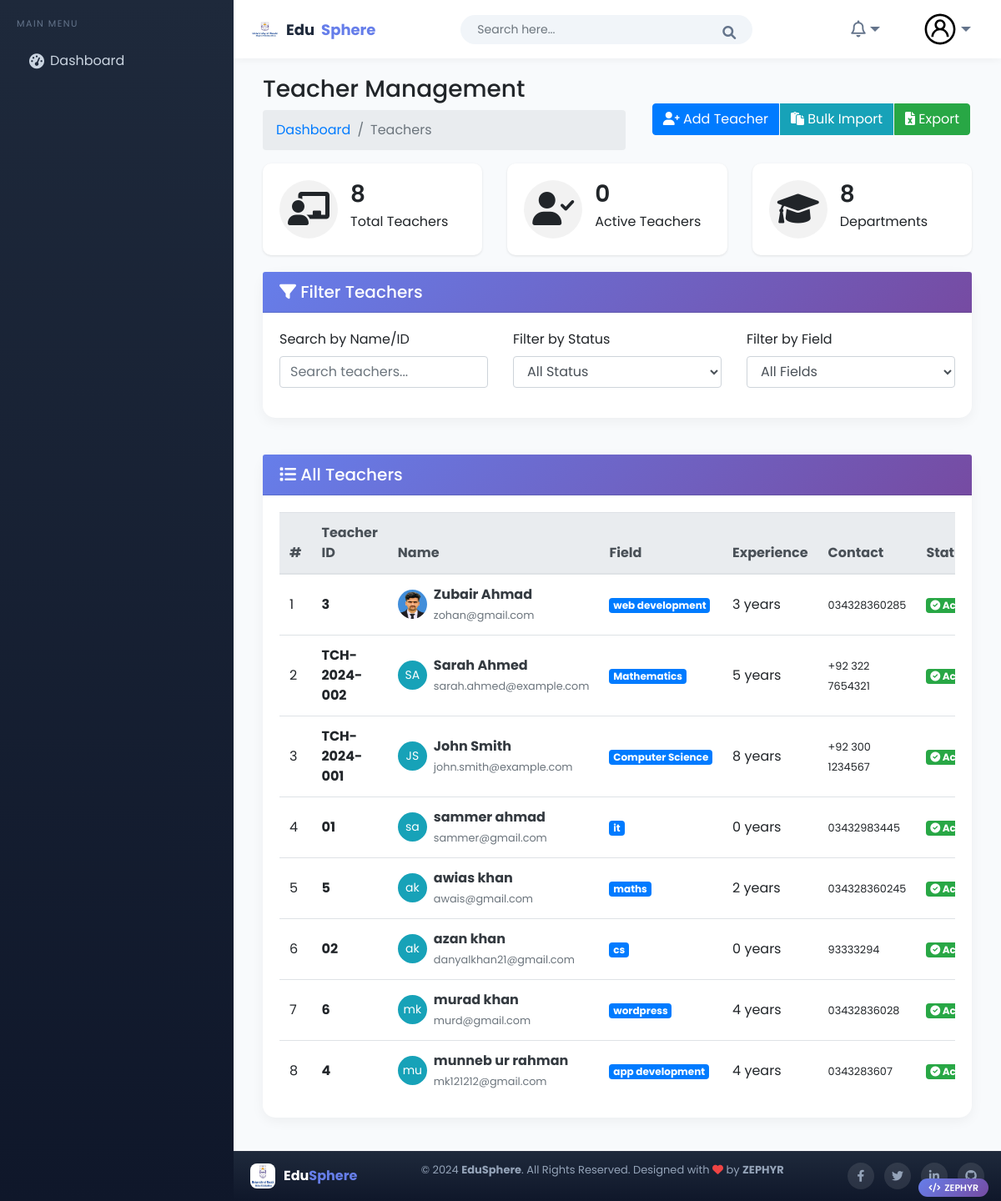
The page /teachers on the database its author committed.
### teachers/models.py (models this page shows, shortened)
class Teacher(models.Model):  #
    user = models.OneToOneField(CustomUser, on_delete=models.CASCADE, related_name="teacher", null=True, blank=True)
    first_name = models.CharField(max_length=100)
    last_name = models.CharField(max_length=100)
    father_name = models.CharField(max_length=100)
    teacher_id = models.CharField(max_length=20, unique=True)
    gender = models.CharField(max_length=10, choices=[('Male','Male'),('Female','Female'),('Others','Others')], blank=True, null=True)
    date_of_birth = models.DateField(null=True, blank=True)
    salary = models.DecimalField(max_digits=10, decimal_places=2,blank=True,null=True)
    religion = models.CharField(max_length=50, blank=True)
    joining_date = models.DateField(null=True, blank=True)
    mobile_number = models.CharField(max_length=15)
    email = models.EmailField(max_length=100)
    field = models.CharField(max_length=50, verbose_name="Specialization")
    experience = models.PositiveIntegerField(blank=True,null=True)
    teacher_image = models.ImageField(upload_to='teachers/', blank=True)
    slug = models.SlugField(max_length=255, unique=True, blank=True)
    is_active = models.BooleanField(default=True)
    role = models.CharField(max_length=50, blank=True, default="Teacher")
    class Meta:
        ordering = ['first_name', 'last_name']
        verbose_name = "Teacher"
        verbose_name_plural = "Teachers"

### teachers/views.py (the view)
# urls.py: path("", views.teacher_list, name="teacher_list"),
def teacher_list(request):
    teachers = Teacher.objects.all().order_by('last_name', 'first_name')
    total_teachers = teachers.count()
    context = {
        "teachers": teachers,
        "total_teachers": total_teachers,
    }
    return render(request, "teacher/teachers.html", context)

### home_auth/context_processors.py (called while the page is built, shortened)
def user_role_context(request):
    return {'user_role': None}

### templates/teacher/teachers.html (shortened to what this page needs)
{% extends 'Home/base.html' %}
{% load static %}
{% block body %}
<div class="page-wrapper">
    <div class="content container-fluid">
        <div class="page-header">
            <div class="row align-items-center">
                <div class="col">
                    <h3 class="page-title">Teacher Management</h3>
                    <ul class="breadcrumb">
                        <li class="breadcrumb-item"><a href="{% url 'index' %}">Dashboard</a></li>
                        <li class="breadcrumb-item active">Teachers</li>
                    </ul>
                </div>
                <div class="col-auto">
                    <div class="btn-group">
                        <a href="{% url 'add_teacher' %}" class="btn btn-primary">
                            <i class="fas fa-user-plus"></i> Add Teacher
                        </a>
                        <a href="{% url 'bulk_paste_teachers' %}" class="btn btn-info">
                            <i class="fas fa-paste"></i> Bulk Import
                        </a>
                        <a href="{% url 'export_teachers_excel' %}" class="btn btn-success">
                            <i class="fas fa-file-excel"></i> Export
                        </a>
                    </div>
                </div>
            </div>
        </div>
        <div class="row">
            <div class="col-md-4">
                <div class="card dash-widget">
                    <div class="card-body">
                        <span class="dash-widget-icon"><i class="fas fa-chalkboard-teacher"></i></span>
                        <div class="dash-widget-info">
                            <h3>{{ total_teachers|default:teachers.count }}</h3>
                            <span>Total Teachers</span>
                        </div>
                    </div>
                </div>
            </div>
            <div class="col-md-4">
                <div class="card dash-widget">
                    <div class="card-body">
                        <span class="dash-widget-icon"><i class="fas fa-user-check"></i></span>
                        <div class="dash-widget-info">
                            <h3>{{ active_teachers|default:0 }}</h3>
                            <span>Active Teachers</span>
                        </div>
                    </div>
                </div>
            </div>
            <div class="col-md-4">
                <div class="card dash-widget">
                    <div class="card-body">
                        <span class="dash-widget-icon"><i class="fas fa-graduation-cap"></i></span>
                        <div class="dash-widget-info">
                            <h3>{{ teachers|length }}</h3>
                            <span>Departments</span>
                        </div>
                    </div>
                </div>
            </div>
        </div>
        <div class="row mb-4">
            <div class="col-md-12">
                <div class="card">
                    <div class="card-header">
                        <h5 class="card-title mb-0">
                            <i class="fas fa-filter"></i> Filter Teachers
                        </h5>
                    </div>
                    <div class="card-body">
                        <div class="row">
                            <div class="col-md-4">
                                <div class="form-group">
                                    <label>Search by Name/ID</label>
                                    <input type="text" id="searchInput" class="form-control" placeholder="Search teachers...">
                                </div>
                            </div>
                            <div class="col-md-4">
                                <div class="form-group">
                                    <label>Filter by Status</label>
                                    <select id="statusFilter" class="form-control">
                                        <option value="">All Status</option>
                                    </select>
                                </div>
                            </div>
                            <div class="col-md-4">
                                <div class="form-group">
                                    <label>Filter by Field</label>
                                    <select id="fieldFilter" class="form-control">
                                        <option value="">All Fields</option>
                                    </select>
                                </div>
                            </div>
                        </div>
                    </div>
                </div>
            </div>
        </div>
        <div class="row">
            <div class="col-sm-12">
                <div class="card card-table">
                    <div class="card-header">
                        <h5 class="card-title mb-0">
                            <i class="fas fa-list"></i> All Teachers
                        </h5>
                    </div>
                    <div class="card-body">
                        <div class="table-responsive">
                            <table class="table table-hover table-center mb-0" id="teachersTable">
                                <thead class="thead-light">
                                    <tr>
                                        <th>#</th>
                                        <th>Teacher ID</th>
                                        <th>Name</th>
                                        <th>Field</th>
                                        <th>Experience</th>
                                        <th>Contact</th>
                                        <th>Status</th>
                                    </tr>
                                </thead>
                                <tbody>
                                    {% for teacher in teachers %}
                                    <tr data-field="{{ teacher.field }}" data-status="active" data-name="{{ teacher.first_name }} {{ teacher.last_name }}" data-experience="{{ teacher.experience|default:0 }}">
                                        <td>{{ forloop.counter }}</td>
                                        <td><span class="font-weight-bold">{{ teacher.teacher_id }}</span></td>
                                        <td>
                                            <div class="d-flex align-items-center">
                                                {% if teacher.teacher_image %}
                                                <a href="{% url 'view_teacher' teacher.teacher_id %}" class="avatar avatar-sm mr-2">
                                                    <img class="avatar-img rounded-circle" src="{{ teacher.teacher_image.url }}" width="35" height="35">
                                                </a>
                                                {% else %}
                                                <div class="avatar-img rounded-circle bg-info text-white d-flex align-items-center justify-content-center mr-2" style="width:35px;height:35px;">
                                                    <span style="font-size:14px;">{{ teacher.first_name|slice:":1" }}{{ teacher.last_name|slice:":1" }}</span>
                                                </div>
                                                {% endif %}
                                                <div>
                                                    <a href="{% url 'view_teacher' teacher.teacher_id %}" class="font-weight-bold text-dark">
                                                        {{ teacher.first_name }} {{ teacher.last_name }}
                                                    </a>
                                                    <br>
                                                    <small class="text-muted">{{ teacher.email }}</small>
                                                </div>
                                            </div>
                                         </td>
                                        <td><span class="badge badge-primary">{{ teacher.field|default:"N/A"|truncatechars:20 }}</span></td>
                                        <td>{{ teacher.experience|default:0 }} years</td>
                                        <td><small>{{ teacher.mobile_number|default:"N/A" }}</small></td>
                                        <td>
                                            <span class="badge badge-success"><i class="fas fa-check-circle"></i> Active</span>
                                         </td>
                                    </tr>
                                    {% endfor %}
                                </tbody>
                            </table>
                        </div>
                    </div>
                </div>
            </div>
        </div>
    </div>
</div>
{% endblock %}

### templates/Home/base.html (style rules this page uses)
:root { --primary-gradient: linear-gradient(135deg, #667eea 0%, #764ba2 100%); --primary: #667eea; --dark-bg: #0f172a; --sidebar-width: 280px; --header-height: 70px; --footer-height: 60px; }
* { margin: 0; padding: 0; box-sizing: border-box; }
body { font-family: 'Poppins', sans-serif; background: #f8fafc; overflow-x: hidden; min-height: 100vh; display: flex; flex-direction: column; }
.card { border: none; border-radius: 15px; box-shadow: 0 4px 15px rgba(0,0,0,0.05); margin-bottom: 20px; }
.page-wrapper { flex: 1; }

### templates/teacher/teachers.html (style rules this page uses)
.dash-widget { border-radius: 10px; transition: all 0.3s ease; border: none; box-shadow: 0 1px 3px rgba(0,0,0,0.1); }
.dash-widget-icon { font-size: 40px; float: left; width: 70px; height: 70px; line-height: 70px; text-align: center; background: rgba(0,0,0,0.05); border-radius: 50%; margin-right: 15px; }
.dash-widget-info { overflow: hidden; }
.dash-widget-info h3 { font-size: 28px; font-weight: 600; margin-bottom: 5px; }
.card-header { background: linear-gradient(135deg, #667eea 0%, #764ba2 100%); color: white; }
.card-header .card-title { color: white; }
.table td { vertical-align: middle; }
.btn-group .btn { border-radius: 4px; margin: 0 2px; }

### rows shown on the page
Teacher: teacher_id "3", teacher_image (picture), first_name "Zubair", last_name "Ahmad", email "zohan@gmail.com", field "web development", experience "3", mobile_number "034328360285"
Teacher: teacher_id "TCH-2024-002", first_name "S", last_name "A", first_name "Sarah", last_name "Ahmed", email "sarah.ahmed@example.com", field "Mathematics", experience "5", mobile_number "+92 322 7654321"
Teacher: teacher_id "TCH-2024-001", first_name "J", last_name "S", first_name "John", last_name "Smith", email "john.smith@example.com", field "Computer Science", experience "8", mobile_number "+92 300 1234567"
Teacher: teacher_id "01", first_name "s", last_name "a", first_name "sammer", last_name "ahmad", email "sammer@gmail.com", field "it", experience "0", mobile_number "03432983445"
Teacher: teacher_id "5", first_name "a", last_name "k", first_name "awias", last_name "khan", email "awais@gmail.com", field "maths", experience "2", mobile_number "034328360245"
Teacher: teacher_id "02", first_name "a", last_name "k", first_name "azan", last_name "khan", email "danyalkhan21@gmail.com", field "cs", experience "0", mobile_number "93333294"
Teacher: teacher_id "6", first_name "m", last_name "k", first_name "murad", last_name "khan", email "murd@gmail.com", field "wordpress", experience "4", mobile_number "03432836028"
Teacher: teacher_id "4", first_name "m", last_name "u", first_name "munneb", last_name "ur rahman", email "mk121212@gmail.com", field "app development", experience "4", mobile_number "0343283607"

### other values the page prints
{{ total_teachers|default:teachers.count }} "8"
{{ active_teachers|default:0 }} "0"
{{ teachers|length }} "8"
